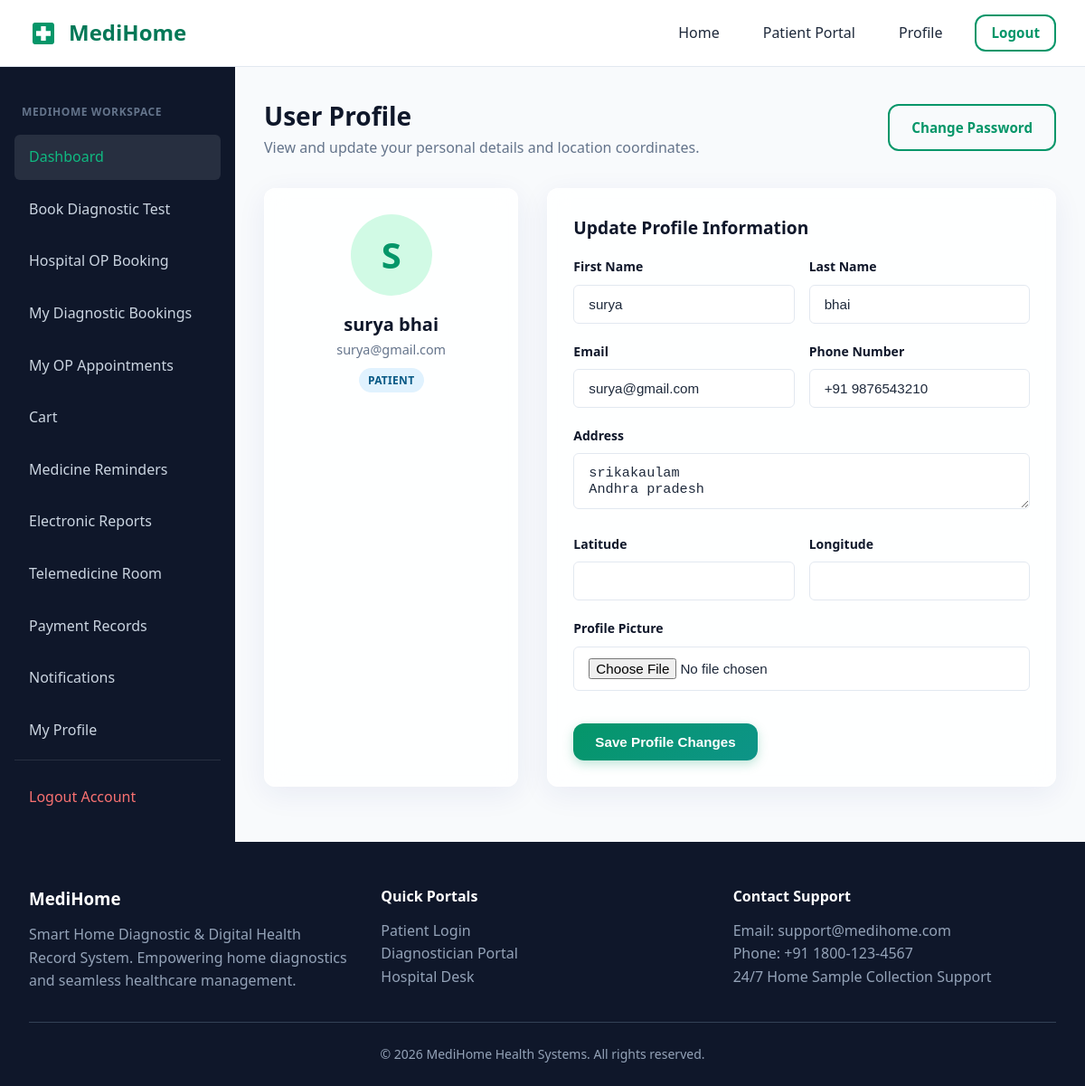
Page /accounts/profile/ (signed in) on the committed database.
### accounts/models.py (models this page shows, shortened)
class User(AbstractUser):
    class Role(models.TextChoices):
        PATIENT = 'PATIENT', 'Patient'
        DIAGNOSTICIAN = 'DIAGNOSTICIAN', 'Diagnostician'
        HOSPITAL = 'HOSPITAL', 'Hospital'
        ADMIN = 'ADMIN', 'Admin'
    role = models.CharField(max_length=20, choices=Role.choices, default=Role.PATIENT)
    phone_number = models.CharField(max_length=15, blank=True, null=True)
    profile_picture = models.ImageField(upload_to='profiles/', blank=True, null=True)
    address = models.TextField(blank=True, null=True)
    latitude = models.DecimalField(max_digits=9, decimal_places=6, blank=True, null=True)
    longitude = models.DecimalField(max_digits=9, decimal_places=6, blank=True, null=True)
    created_at = models.DateTimeField(auto_now_add=True)
    updated_at = models.DateTimeField(auto_now=True)
    def is_patient(self):
        return self.role == self.Role.PATIENT
    def is_diagnostician(self):
        return self.role == self.Role.DIAGNOSTICIAN
    def is_hospital(self):
        return self.role == self.Role.HOSPITAL

### accounts/views.py (the view)
# urls.py: path('profile/', views.profile_view, name='profile'),
@login_required
def profile_view(request):
    user = request.user
    if request.method == 'POST':
        form = UserProfileUpdateForm(request.POST, request.FILES, instance=user)
        if form.is_valid():
            form.save()
            if hasattr(user, 'diagnostician_profile'):
                user.diagnostician_profile.address = user.address
                user.diagnostician_profile.latitude = user.latitude
                user.diagnostician_profile.longitude = user.longitude
                user.diagnostician_profile.save()
            elif hasattr(user, 'hospital_profile'):
                user.hospital_profile.address = user.address
                user.hospital_profile.latitude = user.latitude
                user.hospital_profile.longitude = user.longitude
                user.hospital_profile.save()
            log_user_activity(user, "Profile Updated", request, "User updated profile information")
            messages.success(request, "Profile details updated successfully.")
            return redirect('accounts:profile')
    else:
        form = UserProfileUpdateForm(instance=user)
    return render(request, 'accounts/profile.html', {'form': form, 'user_obj': user})

### accounts/forms.py
class UserProfileUpdateForm(forms.ModelForm):
    class Meta:
        model = User
        fields = ['first_name', 'last_name', 'email', 'phone_number', 'address', 'latitude', 'longitude', 'profile_picture']
        widgets = {
            'first_name': forms.TextInput(attrs={'class': 'form-control'}),
            'last_name': forms.TextInput(attrs={'class': 'form-control'}),
            'email': forms.EmailInput(attrs={'class': 'form-control'}),
            'phone_number': forms.TextInput(attrs={'class': 'form-control'}),
            'address': forms.Textarea(attrs={'class': 'form-control', 'rows': 2}),
            'latitude': forms.NumberInput(attrs={'class': 'form-control'}),
            'longitude': forms.NumberInput(attrs={'class': 'form-control'}),
            'profile_picture': forms.FileInput(attrs={'class': 'form-control'}),
        }

### templates/accounts/profile.html (shortened to what this page needs)
{% extends 'dashboard_base.html' %}
{% block dashboard_content %}
<div class="dashboard-header">
    <div>
        <h2 style="font-size: 1.75rem; color: var(--dark);">User Profile</h2>
        <p style="color: var(--text-secondary);">View and update your personal details and location coordinates.</p>
    </div>
    <a href="{% url 'accounts:change_password' %}" class="btn btn-outline">Change Password</a>
</div>
<div style="display: grid; grid-template-columns: 1fr 2fr; gap: 2rem;">
    <div class="glass-card" style="text-align: center;">
        <div style="width: 90px; height: 90px; border-radius: 50%; background: var(--primary-light); color: var(--primary); display: flex; align-items: center; justify-content: center; font-size: 2.5rem; margin: 0 auto 1rem; font-weight: bold;">
            {% if user.profile_picture %}
                <img src="{{ user.profile_picture.url }}" alt="Profile" style="width: 100%; height: 100%; border-radius: 50%; object-fit: cover;">
            {% else %}
                {{ user.username|slice:":1"|upper }}
            {% endif %}
        </div>
        <h3 style="font-size: 1.25rem; color: var(--dark);">{{ user.get_full_name|default:user.username }}</h3>
        <p style="color: var(--text-secondary); font-size: 0.9rem; margin-bottom: 0.5rem;">{{ user.email }}</p>
        <span class="badge badge-info">{{ user.get_role_display }}</span>
    </div>
    <div class="glass-card">
        <h3 style="font-size: 1.2rem; color: var(--dark); margin-bottom: 1rem;">Update Profile Information</h3>
        <form method="POST" enctype="multipart/form-data" action=".">
            <div style="display: grid; grid-template-columns: 1fr 1fr; gap: 1rem;">
                <div class="form-group">
                    <label class="form-label">First Name</label>
                    {{ form.first_name }}
                </div>
                <div class="form-group">
                    <label class="form-label">Last Name</label>
                    {{ form.last_name }}
                </div>
            </div>
            <div style="display: grid; grid-template-columns: 1fr 1fr; gap: 1rem;">
                <div class="form-group">
                    <label class="form-label">Email</label>
                    {{ form.email }}
                </div>
                <div class="form-group">
                    <label class="form-label">Phone Number</label>
                    {{ form.phone_number }}
                </div>
            </div>
            <div class="form-group">
                <label class="form-label">Address</label>
                {{ form.address }}
            </div>
            <div style="display: grid; grid-template-columns: 1fr 1fr; gap: 1rem;">
                <div class="form-group">
                    <label class="form-label">Latitude</label>
                    {{ form.latitude }}
                </div>
                <div class="form-group">
                    <label class="form-label">Longitude</label>
                    {{ form.longitude }}
                </div>
            </div>
            <div class="form-group">
                <label class="form-label">Profile Picture</label>
                {{ form.profile_picture }}
            </div>
            <button type="submit" class="btn btn-primary" style="margin-top: 1rem;">Save Profile Changes</button>
        </form>
    </div>
</div>
{% endblock %}

### static/css/style.css (style rules this page uses)
:root { --primary: #059669; --primary-hover: #047857; --primary-light: #d1fae5; --secondary: #0d9488; --accent: #10b981; --dark: #0f172a; --dark-surface: #1e293b; --text-primary: #1e293b; --text-secondary: #64748b; --text-muted: #94a3b8; --bg-light: #f8fafc; --white: #ffffff; --border: #e2e8f0; --shadow-sm: 0 1px 2px 0 rgba(0, 0, 0, 0.05); --shadow-md: 0 4px 6px -1px rgba(0, 0, 0, 0.1), 0 2px 4px -1px rgba(0, 0, 0, 0.06); --shadow-lg: 0 10px 15px -3px rgba(0, 0, 0, 0.1), 0 4px 6px -2px rgba(0, 0, 0, 0.05); --glass-bg: rgba(255, 255, 255, 0.85); --glass-border: rgba(255, 255, 255, 0.6); --glass-shadow: 0 8px 32px 0 rgba(31, 38, 135, 0.07); --radius-sm: 6px; --radius-md: 12px; --radius-lg: 20px; --transition: all 0.25s cubic-bezier(0.4, 0, 0.2, 1); }
* { margin: 0; padding: 0; box-sizing: border-box; }
body { font-family: system-ui, -apple-system, BlinkMacSystemFont, 'Segoe UI', Roboto, Oxygen, Ubuntu, Cantarell, 'Open Sans', 'Helvetica Neue', sans-serif; background-color: var(--bg-light); color: var(--text-primary); line-height: 1.6; min-height: 100vh; display: flex; flex-direction: column; }
a { color: var(--primary); text-decoration: none; transition: var(--transition); }
.glass-card { background: var(--glass-bg); backdrop-filter: blur(12px); -webkit-backdrop-filter: blur(12px); border: 1px solid var(--glass-border); box-shadow: var(--glass-shadow); border-radius: var(--radius-md); padding: 1.75rem; transition: var(--transition); }
.btn { display: inline-flex; align-items: center; justify-content: center; gap: 0.5rem; padding: 0.75rem 1.5rem; font-size: 0.95rem; font-weight: 600; border-radius: var(--radius-md); border: none; cursor: pointer; transition: var(--transition); }
.btn-primary { background: linear-gradient(135deg, var(--primary) 0%, var(--secondary) 100%); color: var(--white); box-shadow: 0 4px 12px rgba(5, 150, 105, 0.25); }
.btn-outline { background: transparent; border: 2px solid var(--primary); color: var(--primary); }

### static/css/components.css (style rules this page uses)
.badge { display: inline-block; padding: 0.25rem 0.65rem; font-size: 0.75rem; font-weight: 700; border-radius: 9999px; text-transform: uppercase; letter-spacing: 0.025em; }
.badge-info { background: #e0f2fe; color: #075985; }
.form-group { margin-bottom: 1.25rem; }
.form-label { display: block; font-size: 0.875rem; font-weight: 600; margin-bottom: 0.5rem; color: var(--dark); }
.form-control { width: 100%; padding: 0.75rem 1rem; font-size: 0.95rem; border: 1px solid var(--border); border-radius: var(--radius-sm); background: var(--white); color: var(--text-primary); transition: var(--transition); }

### static/css/dashboard.css (style rules this page uses)
.dashboard-header { display: flex; justify-content: space-between; align-items: center; margin-bottom: 2rem; }

### rows in the picture
User: username "S", get_full_name "surya bhai", email "surya@gmail.com", role "PATIENT", first_name "surya", last_name "bhai", phone_number "+91 9876543210", address "srikakaulam Andhra pradesh"
